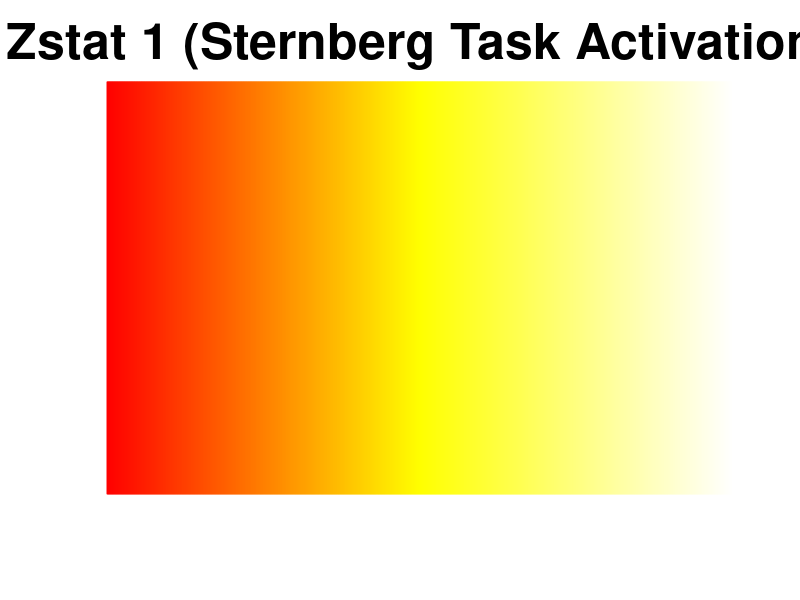
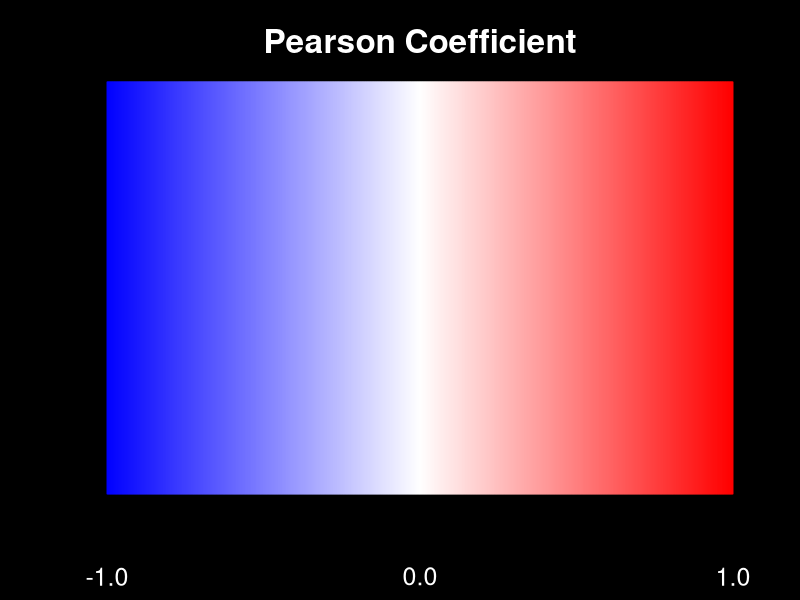
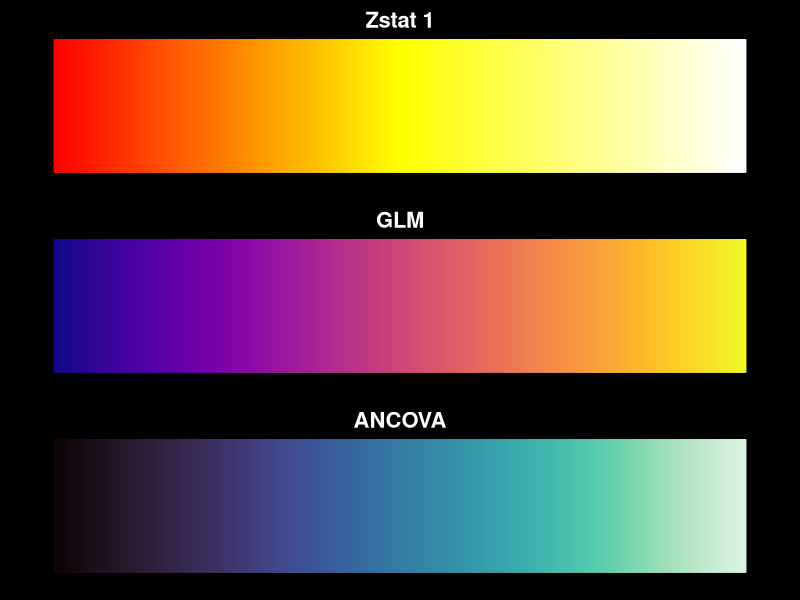

R code for these plots, in order:
#!/usr/bin/Rscript

library(viridis)
library(magrittr)
library(RColorBrewer)

# create the mako and the fire color bars

# create red-yellow bar

red_yellow <- colorRampPalette(colors = c("red","yellow","white"))

barplot(rep(1,1000), col = red_yellow(1000),border = red_yellow(1000),
        axes = F, main ="Zstat 1 (Sternberg Task Activation)",
         cex.main = 3)

red_blue <- colorRampPalette(colors = c("blue","white","red"))

par(bg = "black",col.main = "white")
barplot(rep(1,1000), col = red_blue(1000),border = red_blue(1000),
        axes = F, main ="Pearson Coefficient",
        cex.main = 2,xpd = T,args.legend = )
text(x = 0,-0.2,"-1.0",col = "white" ,xpd = NA, cex =1.5)
text(x = 600,-0.2,"0.0",col = "white" ,xpd = NA, cex =1.5)
text(x = 1200,-0.2,"1.0",col = "white" ,xpd = NA, cex =1.5)
## plot the figure
png("figS6_colorbar.png",width = 333,height = 205,units = "px")

par(mfrow = c(3,1),bg ="black",
    col.main = "white",mar = c(2,2,3,2))

barplot(rep(1,1000), col = red_yellow(1000),border = red_yellow(1000),
        axes = F, main ="Zstat 1",
        cex.main = 2)
barplot(rep(1,1000), col = plasma(1000),border = plasma(1000),
       axes = F, main ="GLM", cex.main = 2)

barplot(rep(1,1000), col = mako(1000),border = mako(1000),
        axes = F, main = "ANCOVA", cex.main = 2)
dev.off()


